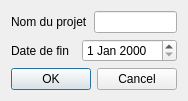
<?xml version="1.0" encoding="UTF-8"?>
<ui version="4.0">
 <class>ProjectWidget</class>
 <widget class="QDialog" name="ProjectWidget">
  <property name="geometry">
   <rect>
    <x>0</x>
    <y>0</y>
    <width>180</width>
    <height>91</height>
   </rect>
  </property>
  <property name="windowTitle">
   <string>Nouveau projet</string>
  </property>
  <property name="windowIcon">
   <iconset resource="../resources.qrc">
    <normaloff>:/icons/new</normaloff>:/icons/new</iconset>
  </property>
  <layout class="QVBoxLayout" name="verticalLayout">
   <item>
    <layout class="QHBoxLayout" name="horizontalLayout">
     <item>
      <widget class="QLabel" name="namelabel">
       <property name="text">
        <string>Nom du projet</string>
       </property>
      </widget>
     </item>
     <item>
      <widget class="QLineEdit" name="namelineEdit"/>
     </item>
    </layout>
   </item>
   <item>
    <layout class="QHBoxLayout" name="horizontalLayout_2">
     <item>
      <widget class="QLabel" name="datelabel">
       <property name="text">
        <string>Date de fin</string>
       </property>
      </widget>
     </item>
     <item>
      <widget class="QDateEdit" name="dateEdit"/>
     </item>
    </layout>
   </item>
   <item>
    <widget class="QDialogButtonBox" name="buttonBox">
     <property name="orientation">
      <enum>Qt::Horizontal</enum>
     </property>
     <property name="standardButtons">
      <set>QDialogButtonBox::Cancel|QDialogButtonBox::Ok</set>
     </property>
    </widget>
   </item>
  </layout>
 </widget>
 <resources>
  <include location="../resources.qrc"/>
 </resources>
 <connections>
  <connection>
   <sender>buttonBox</sender>
   <signal>accepted()</signal>
   <receiver>ProjectWidget</receiver>
   <slot>accept()</slot>
   <hints>
    <hint type="sourcelabel">
     <x>248</x>
     <y>254</y>
    </hint>
    <hint type="destinationlabel">
     <x>157</x>
     <y>274</y>
    </hint>
   </hints>
  </connection>
  <connection>
   <sender>buttonBox</sender>
   <signal>rejected()</signal>
   <receiver>ProjectWidget</receiver>
   <slot>reject()</slot>
   <hints>
    <hint type="sourcelabel">
     <x>316</x>
     <y>260</y>
    </hint>
    <hint type="destinationlabel">
     <x>286</x>
     <y>274</y>
    </hint>
   </hints>
  </connection>
 </connections>
</ui>
